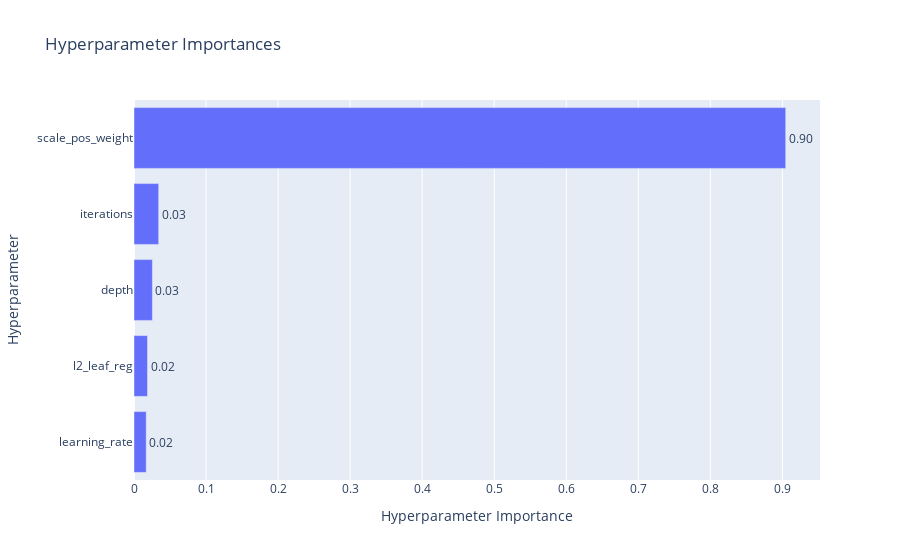

The notebook cell this image was saved under:
### Code cell
# Mostrar la importancia de los hiperparámetros
fig = vis.plot_param_importances(study)
fig.show()

### Figure 1 — Plotly figure (JSON) as saved in the notebook; plotly's stock layout.template omitted (floating-point values rounded to 4 significant figures)
{"data": [{"cliponaxis": false, "hovertemplate": ["learning_rate (FloatDistribution): 0.016955264170475548<extra></extra>", "l2_leaf_reg (FloatDistribution): 0.018731355662830133<extra></extra>", "depth (IntDistribution): 0.02554256184147308<extra></extra>", "iterations (IntDistribution): 0.034257354334950085<extra></extra>", "scale_pos_weight (FloatDistribution): 0.904513463990271<extra></extra>"], "name": "Objective Value", "orientation": "h", "text": ["0.02", "0.02", "0.03", "0.03", "0.90"], "textposition": "outside", "type": "bar", "x": [0.01696, 0.01873, 0.02554, 0.03426, 0.9045], "y": ["learning_rate", "l2_leaf_reg", "depth", "iterations", "scale_pos_weight"]}], "layout": {"title": {"text": "Hyperparameter Importances"}, "xaxis": {"title": {"text": "Hyperparameter Importance"}}, "yaxis": {"title": {"text": "Hyperparameter"}}}}
